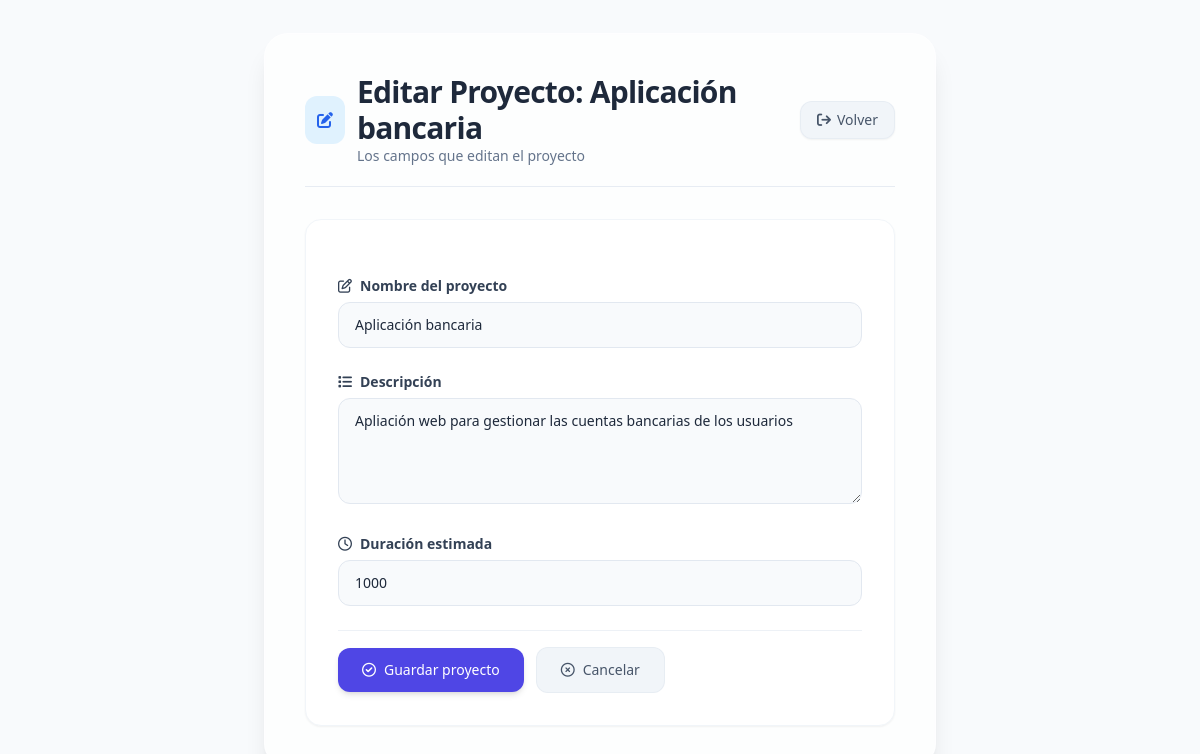
The app's page /proyectos/6/editar/ with its own data.
### gestor_proyectos/models.py (models this page shows)
class Proyecto(models.Model):
    nombre = models.CharField(max_length=100) # campo de texto (varchar)
    descripcion = models.TextField() # Campo de texto largo
    duracion = models.IntegerField() # Campo numérico entero

### gestor_proyectos/views.py (the view, shortened to what this page needs)
# urls.py: path('proyectos/<int:id>/editar/', views.editar_proyecto, name='editar_proyecto'),
def editar_proyecto(request, id):
    proyecto = Proyecto.objects.get(id=id)
    return render(request, 'editar-proyecto.html', {'proyecto': proyecto})

### gestor_proyectos/templates/editar-proyecto.html (shortened to what this page needs)
<!DOCTYPE html>
<html lang="es">
<head>
    <script src="https://cdn.tailwindcss.com"></script>
    <link rel="stylesheet" href="https://cdnjs.cloudflare.com/ajax/libs/font-awesome/6.0.0-beta3/css/all.min.css" />
</head>
<body class="min-h-screen flex items-center justify-center p-4 md:p-8 font-sans antialiased">
    <div class="w-full max-w-2xl bg-white/70 backdrop-blur-sm rounded-3xl shadow-xl p-6 md:p-10 border border-white/40">
        <div class="flex items-center gap-3 mb-8 border-b border-slate-200/80 pb-5">
            <div class="bg-sky-100 p-3 rounded-xl text-blue-600">
                <i class="fa-solid fa-pen-to-square"></i>
            </div>
            <div class="flex-1">
                <h1 class="text-2xl md:text-3xl font-bold text-slate-800 tracking-tight">
                    Editar Proyecto: {{ proyecto.nombre }}
                </h1>
                <p class="text-sm text-slate-500 font-light">
                    Los campos que editan el proyecto
                </p>
            </div>
            <a href="{% url 'proyectos' %}"
                class="inline-flex items-center gap-1.5 px-4 py-2 bg-slate-100 text-slate-600 text-sm font-medium rounded-xl border border-slate-200/60 hover:bg-slate-200 hover:border-slate-300 transition-all duration-150 shadow-sm hover:shadow">
               <i class="fa-solid fa-arrow-right-from-bracket"></i>
                <span class="hidden sm:inline">Volver</span>
            </a>
        </div>
        <div class="form-card bg-white rounded-2xl p-6 md:p-8 border border-slate-100 shadow-sm">
            <form method="post" class="space-y-6">
                <div class="space-y-1.5">
                    <label for="id_nombre" class="flex items-center gap-2 text-sm font-semibold text-slate-700">
                        <i class="fa-regular fa-pen-to-square"></i>
                        Nombre del proyecto
                    </label>
                    <input type="text"
                            name="nombre"
                            id="id_nombre"
                            value="{{ proyecto.nombre}}"
                            required
                            placeholder="Ej: Desarrollo E-commerce"
                            class="w-full px-4 py-3 bg-slate-50 border border-slate-200 rounded-xl text-slate-800 placeholder:text-slate-400 text-sm focus:border-indigo-400 focus:ring-2 focus:ring-indigo-100 transition-all duration-150" />
                </div>
                <div class="space-y-1.5">
                    <label for="id_descripcion" class="flex items-center gap-2 text-sm font-semibold text-slate-700">
                        <i class="fa-solid fa-list"></i>
                        Descripción
                    </label>
                    <textarea name="descripcion"
                                id="id_descripcion"
                                    rows="4"
                                required
                                placeholder="Describe el objetivo y alcance del proyecto..."
                                class="w-full px-4 py-3 bg-slate-50 border border-slate-200 rounded-xl text-slate-800 placeholder:text-slate-400 text-sm focus:border-indigo-400 focus:ring-2 focus:ring-indigo-100 transition-all duration-150 resize-y">{{ proyecto.descripcion}}</textarea>
                </div>
                <div class="space-y-1.5">
                    <label for="id_duracion" class="flex items-center gap-2 text-sm font-semibold text-slate-700">
                        <i class="fa-regular fa-clock"></i>
                        Duración estimada
                    </label>
                    <input type="number"
                            name="duracion"
                            id="id_duracion"
                            value="{{ proyecto.duracion}}"
                            required
                            placeholder="Ej: 3 meses, 12 semanas, 45 días"
                            class="w-full px-4 py-3 bg-slate-50 border border-slate-200 rounded-xl text-slate-800 placeholder:text-slate-400 text-sm focus:border-indigo-400 focus:ring-2 focus:ring-indigo-100 transition-all duration-150" />
                </div>
                <div class="pt-4 flex flex-col sm:flex-row items-center gap-3 border-t border-slate-200/60">
                    <button type="submit"
                            class="w-full sm:w-auto inline-flex items-center justify-center gap-2 px-6 py-3 bg-indigo-600 text-white text-sm font-medium rounded-xl hover:bg-indigo-700 transition-all duration-150 shadow-md hover:shadow-lg focus:ring-2 focus:ring-indigo-300 focus:ring-offset-2">
                        <i class="fa-regular fa-check-circle"></i>
                        Guardar proyecto
                    </button>
                    <a href="{% url 'proyectos' %}"
                        class="w-full sm:w-auto inline-flex items-center justify-center gap-2 px-6 py-3 bg-slate-100 text-slate-600 text-sm font-medium rounded-xl hover:bg-slate-200 transition-all duration-150 border border-slate-200/60">
                        <i class="fa-regular fa-xmark-circle"></i>
                        Cancelar
                    </a>
                </div>
            </form>
        </div>
    </div>
</body>
</html>

### gestor_proyectos/templates/editar-proyecto.html (style rules this page uses)
body { background: #f8fafc; }
.form-card { transition: transform 0.15s ease, box-shadow 0.15s ease; }
input, textarea { transition: border-color 0.15s ease, box-shadow 0.15s ease; }

### records on screen
Proyecto: nombre "Aplicación bancaria", descripcion "Apliación web para gestionar las cuentas bancarias de los usuarios", duracion "1000"
